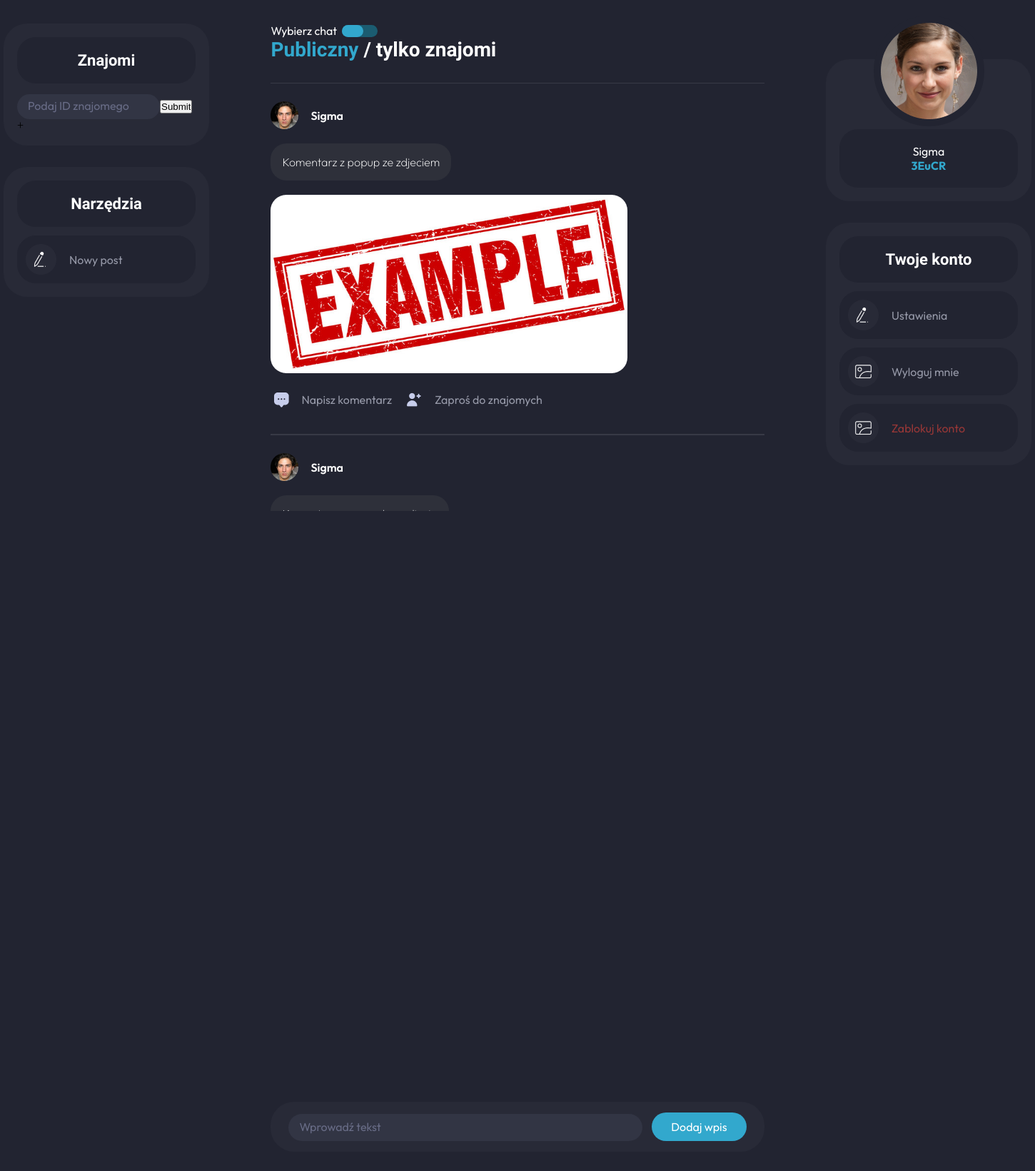
The page /index.php (signed in) on the database as committed earlier.
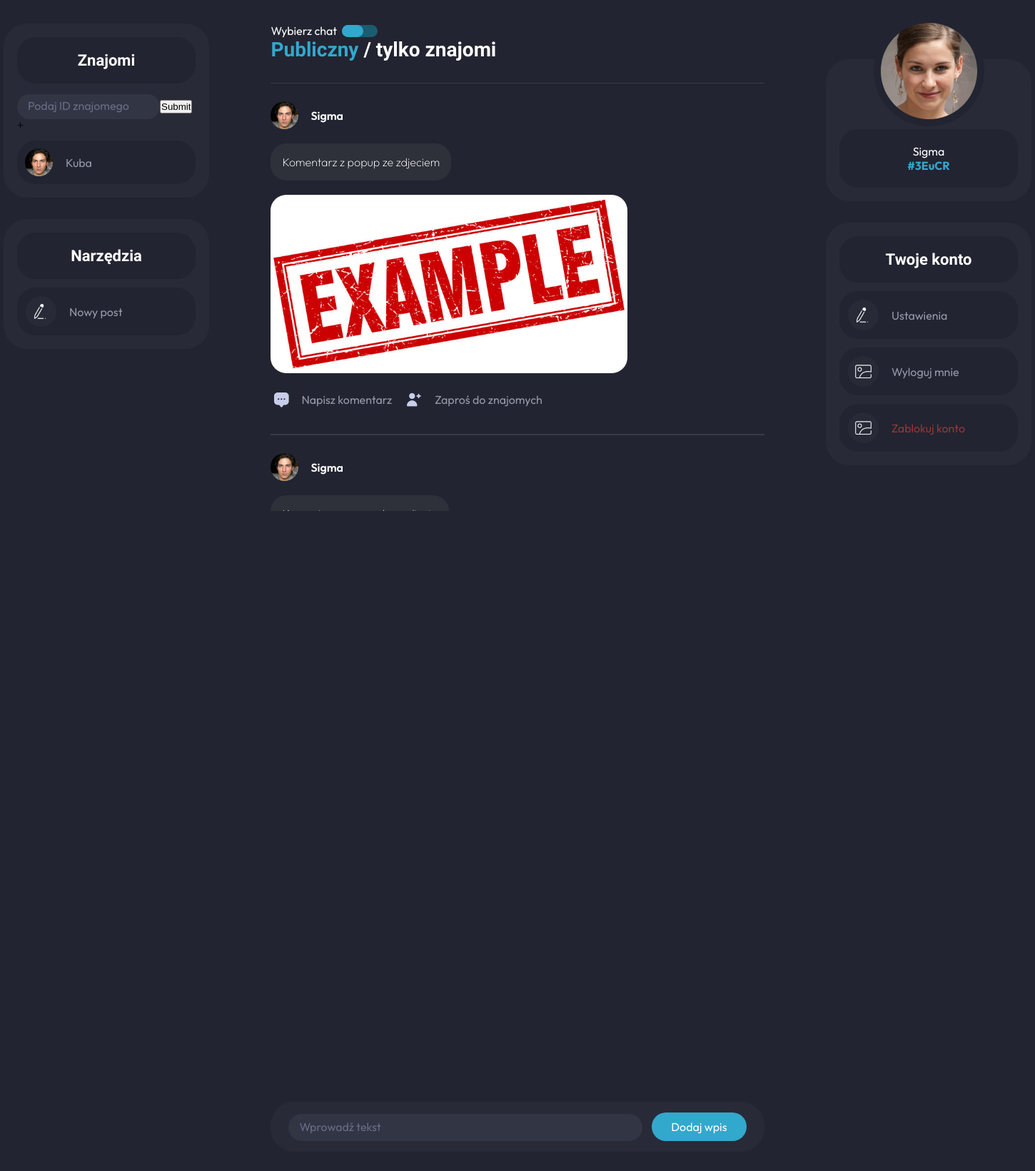
The same page on the database as committed later.
### tables this page shows
CREATE TABLE `posts` (
  `id` int(11) NOT NULL,
  `content` varchar(255) DEFAULT NULL,
  `comments` varchar(255) DEFAULT NULL,
  `author` varchar(255) DEFAULT NULL,
  `createdAt` varchar(255) NOT NULL,
  `attachments` blob DEFAULT NULL
);

CREATE TABLE `users` (
  `id` int(11) NOT NULL,
  `login` varchar(32) NOT NULL,
  `mail` varchar(128) NOT NULL,
  `password` varchar(1024) NOT NULL,
  `friend_id` varchar(11) NOT NULL,
  `friends` varchar(128) NOT NULL
);

### index.php (the view, shortened to what this page needs)
<!DOCTYPE html>
<html lang="en">
<head>
</head>
<body>
    <div class="main-container">
        <div class="container-left">
            <div class="friends-container">
                <div class="friend-header">
                    <h1>Znajomi</h1>
                </div>
                <div class="input-label">
                    <form method='POST' action='App/Create/AddFriend.php'>
                        <input class='input-friend-id' type=text placeholder="Podaj ID znajomego"
                            name='add_friend'><input type='submit' name='add_friend_submit'>+</input>
                </div>
                <div class="friends-search">
                    <?php
                    $servername = "localhost";
                    $database = "socialise";
                    $username = "root";
                    $password = "";
                    $conn = mysqli_connect($servername, $username, $password, $database);
                    $result = $conn->query('SELECT connected_to FROM friends WHERE user_id=' . $_SESSION["user_id"] . '');
                    while ($row = mysqli_fetch_array($result)) {
                        $sql_friend = 'SELECT * FROM users WHERE id=' . $row['connected_to'] . '';
                        $result_friend = $conn->query($sql_friend);
                        while ($row_friend = mysqli_fetch_assoc($result_friend)) {
                            echo '                    <div class="friend-label">
                            <img src="App\Images\profile-image.png">
                            <p>' . $row_friend['login'] . '</p>
                        </div>';
                        }
                    }
                    ?>
                </div>
            </div>
            <div class="tool-container">
                <div class="tool-header">
                    <h1>Narzędzia</h1>
                </div>
                <div class="tool-label" onClick='addPostPopup()'>
                    <img src="App\Images\new-post.png">
                    <p>Nowy post</p>
                </div>
            </div>
        </div>
        <div class="container-middle">
            <div class="main-middle-section">
                <div class="main-choose-wrapper">
                    <label class="choose-paragraph-label">
                        <p class="choose-paragraph">Wybierz chat
                        <div id="checkbox-choose-wrapper">
                            <div id="checkbox-choose-inside"></div>
                        </div>
                        </p>
                    </label>
                </div>
                <h1 class="type-of-chat-header"><span class="first-option">Publiczny</span> / <span
                        class="second-option"> tylko znajomi</span></h1>
                <div class="posts-container">
                    <?php
                    $sql = "SELECT * FROM posts ORDER BY createdAt DESC";
                    $result = $conn->query($sql);
                    while ($row = $result->fetch_assoc()) {
                        echo '<div class="post-label">
                                            <div class="author-info-wrapper">
                                                <img src="App\Images\profile-image.png" class="author-image-profile">
                                                <p class="author-name">' . $row['author'] . '</p>
                                            </div>
                                            <div class="post-text-wrapper">
                                                <span class="post-text-content">' . $row['content'] . '</span>
                                            </div>
                                            ';
                        if ($row['attachments'] != null) {
                            echo ' <div class="post-text-wrapper post-image">
                                                <img src="./uploaded_images/' . $row["attachments"] . '">
                                            </div>';
                        }
                        echo '
                                            <div class="reactions-wrapper">
                                                <label>
                                                    <span class="reactions-comment"><img src="App\Images\chat-icon.png">Napisz
                                                        komentarz</span>
                                                </label>
                                                <label>
                                                    <span class="reactions-add-friend"><img src="App\Images\add-friend.png">Zaproś do
                                                        znajomych</span>
                                                </label>
                                            </div>
                                        </div>';
                    }
                    ?>
                </div>
                <div class="add-post-wrapper">
                    <form method='POST' action='App/Create/AddPost.php' enctype="multipart/form-data">
                        <input type="text" placeholder="Wprowadź tekst" class="input-post" name='input-post'><input
                            type='submit' class="add-post-button" value='Dodaj wpis' name='input-post-submit'>
                    </form>
                </div>
            </div>
        </div>
        <div class="container-right">
            <div class="profile-container">
                <div class="your-image">
                    <img src="App\Images\your-image.png">
                </div>
                <div class="your-profile-label">
                    <p class="your-profile-image">
                        <?php
                        $result = $conn->query("SELECT * FROM users WHERE id=" . $_SESSION['user_id'] . "");
                        while ($row = $result->fetch_assoc()) {
                            echo '
                            <p class="your-profile-image">
                            ' . $row["login"] . '
                            </p>
                            <p class="your-friend-id">' . $row['friend_id'] . '</p>
                            ';
                        }
                        ?>
                </div>
            </div>
            <div class="account-container">
                <div class="account-header">
                    <h1>Twoje konto</h1>
                </div>
                <div class="account-label">
                    <img src="App\Images\settings.png">
                    <p>Ustawienia</p>
                </div>
                <div class="account-label" onclick="logoutPopup()">
                    <img src="App\Images\logout.png">
                    <p>Wyloguj mnie</p>
                </div>
                <div class="account-label block-label">
                    <img src="App\Images\delete.png">
                    <p class="block-account">Zablokuj konto</p>
                </div>
            </div>
        </div>
    </div>
</body>
</html>

Rows that differ between the two databases and show on the page:
now on this page (row edited): users: login "Kuba"
changed users "Sigma": friend "3EuCR" → "#3EuCR"
